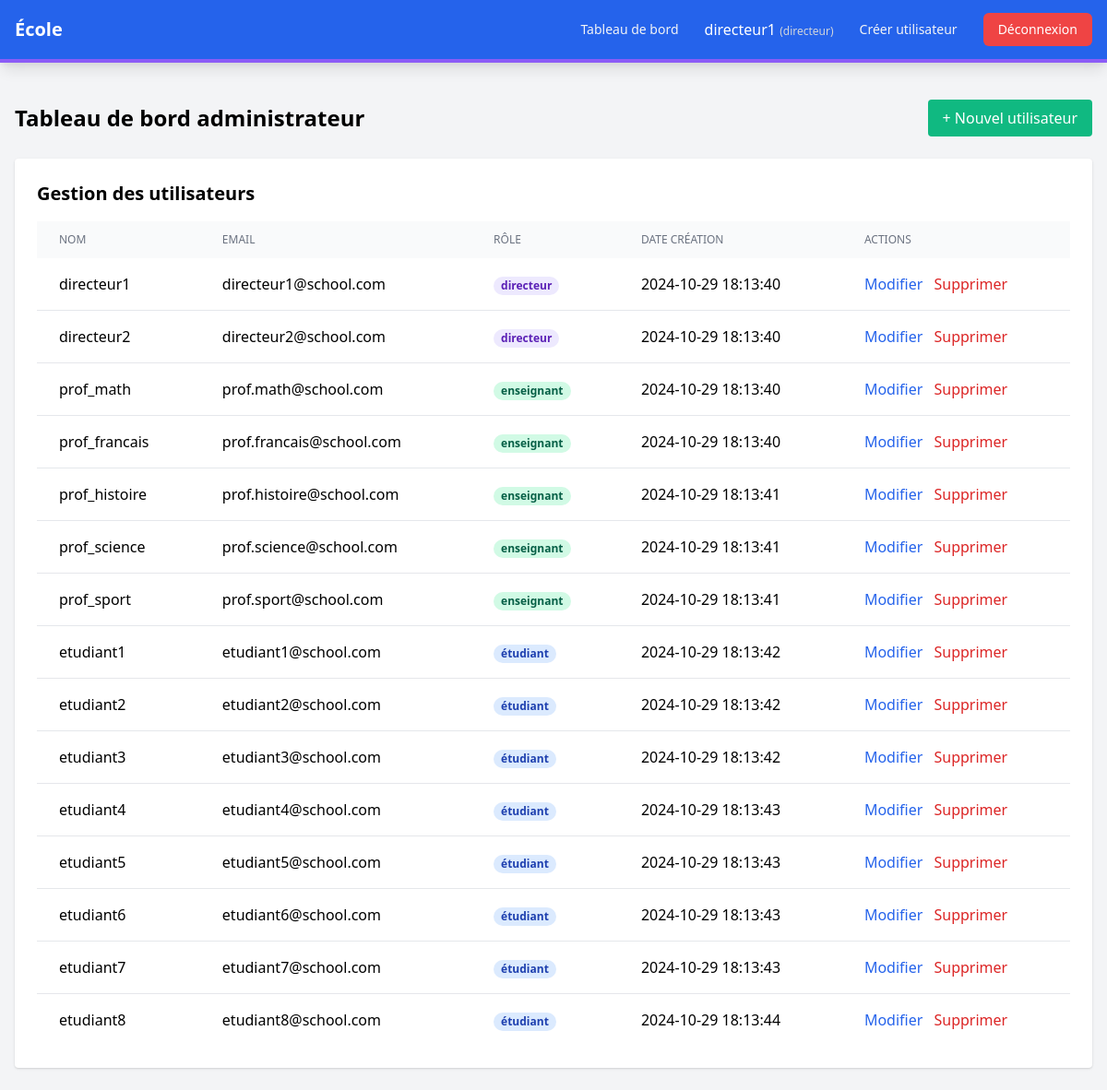
The app's page /dashboard (signed in) with its own data.
### tables this page shows
CREATE TABLE users (
        id INTEGER PRIMARY KEY AUTOINCREMENT,
        username TEXT UNIQUE NOT NULL,
        email TEXT UNIQUE NOT NULL,
        password TEXT NOT NULL,
        role TEXT NOT NULL,
        created_at DATETIME DEFAULT CURRENT_TIMESTAMP);

### interface.py (the view, shortened to what this page needs)
@app.route('/dashboard')
@login_required
def dashboard():
    role = session.get('role')
    conn = get_db_connection()
    if role == 'étudiant':
        notes = conn.execute('''
            SELECT notes.*, courses.title as course_title
            FROM notes
            JOIN courses ON notes.course_id = courses.id
            WHERE student_id = ?
        ''', (session['user_id'],)).fetchall()
        courses = conn.execute('SELECT * FROM courses').fetchall()
        return render_template('student_dashboard.html', notes=notes, courses=courses)
    elif role == 'enseignant':
        courses = conn.execute('SELECT * FROM courses WHERE teacher_id = ?',
                               (session['user_id'],)).fetchall()
        return render_template('teacher_dashboard.html', courses=courses)
    elif role == 'directeur':
        users = conn.execute('SELECT * FROM users').fetchall()
        courses = conn.execute('SELECT * FROM courses').fetchall()
        return render_template('admin_dashboard.html', users=users, courses=courses)
    conn.close()
    return redirect(url_for('login'))

### interface.py (called while the page is built)
def login_required(f):
    @wraps(f)
    def decorated_function(*args, **kwargs):
        if 'user_id' not in session:
            flash('Veuillez vous connecter pour accéder à cette page', 'error')
            return redirect(url_for('login'))
        return f(*args, **kwargs)
    return decorated_function

def get_db_connection():
    conn = sqlite3.connect('db_school.db')
    conn.row_factory = sqlite3.Row
    return conn

### templates/admin_dashboard.html
{% extends "base.html" %}
{% block content %}
<div class="space-y-6">
    <div class="flex justify-between items-center">
        <h2 class="text-2xl font-bold">Tableau de bord administrateur</h2>
        <a href="{{ url_for('register') }}"
           class="bg-green-500 text-white px-4 py-2 rounded hover:bg-green-600 focus:outline-none focus:ring-2 focus:ring-green-500 focus:ring-offset-2">
            + Nouvel utilisateur
        </a>
    </div>
    <div class="bg-white p-6 rounded shadow">
        <h3 class="text-xl font-semibold mb-4">Gestion des utilisateurs</h3>
        <div class="overflow-x-auto">
            <table class="min-w-full table-auto">
                <thead class="bg-gray-50">
                    <tr>
                        <th class="px-6 py-3 text-left text-xs font-medium text-gray-500 uppercase">Nom</th>
                        <th class="px-6 py-3 text-left text-xs font-medium text-gray-500 uppercase">Email</th>
                        <th class="px-6 py-3 text-left text-xs font-medium text-gray-500 uppercase">Rôle</th>
                        <th class="px-6 py-3 text-left text-xs font-medium text-gray-500 uppercase">Date création</th>
                        <th class="px-6 py-3 text-left text-xs font-medium text-gray-500 uppercase">Actions</th>
                    </tr>
                </thead>
                <tbody class="bg-white divide-y divide-gray-200">
                    {% for user in users %}
                    <tr>
                        <td class="px-6 py-4 whitespace-nowrap">{{ user.username }}</td>
                        <td class="px-6 py-4 whitespace-nowrap">{{ user.email }}</td>
                        <td class="px-6 py-4 whitespace-nowrap">
                            <span class="px-2 inline-flex text-xs leading-5 font-semibold rounded-full
                                       {% if user.role == 'directeur' %}bg-purple-100 text-purple-800
                                       {% elif user.role == 'enseignant' %}bg-green-100 text-green-800
                                       {% else %}bg-blue-100 text-blue-800{% endif %}">
                                {{ user.role }}
                            </span>
                        </td>
                        <td class="px-6 py-4 whitespace-nowrap">{{ user.created_at }}</td>
                        <td class="px-6 py-4 whitespace-nowrap space-x-2">
                            <button class="text-blue-600 hover:text-blue-900">Modifier</button>
                            <button class="text-red-600 hover:text-red-900">Supprimer</button>
                        </td>
                    </tr>
                    {% endfor %}
                </tbody>
            </table>
        </div>
    </div>
</div>
{% endblock %}

### templates/base.html (shortened to what this page needs)
<!DOCTYPE html>
<html lang="fr">
<head>
    <link href="https://cdn.jsdelivr.net/npm/tailwindcss@2.2.19/dist/tailwind.min.css" rel="stylesheet">
</head>
<body class="bg-gray-100">
    <nav class="bg-blue-600 shadow-lg">
        <div class="max-w-7xl mx-auto px-4">
            <div class="flex justify-between h-16">
                <div class="flex">
                    <div class="flex-shrink-0 flex items-center">
                        <a href="{{ url_for('index') }}" class="text-white text-xl font-bold">
                            École
                        </a>
                    </div>
                </div>
                {% if session.get('user_id') %}
                <div class="flex items-center space-x-4">
                    <a href="{{ url_for('dashboard') }}"
                       class="text-gray-100 hover:text-white px-3 py-2 rounded-md text-sm font-medium">
                        Tableau de bord
                    </a>
                    <div class="flex items-center space-x-4">
                        <div class="text-white">
                            <span class="font-medium">{{ session.get('username', '') }}</span>
                            <span class="text-gray-300 text-xs">({{ session.get('role', '') }})</span>
                        </div>
                        {% if session.get('role') == 'directeur' %}
                        <a href="{{ url_for('register') }}"
                           class="text-gray-100 hover:text-white hover:bg-blue-700 px-3 py-2 rounded-md text-sm font-medium">
                            Créer utilisateur
                        </a>
                        {% endif %}
                        <a href="{{ url_for('logout') }}"
                           class="bg-red-500 hover:bg-red-600 text-white px-4 py-2 rounded-md text-sm font-medium">
                            Déconnexion
                        </a>
                    </div>
                </div>
                {% endif %}
            </div>
        </div>
        {% if session.get('role') %}
        <div class="h-1 w-full
            {% if session.get('role') == 'directeur' %}bg-purple-500
            {% elif session.get('role') == 'enseignant' %}bg-green-500
            {% else %}bg-yellow-500{% endif %}">
        </div>
        {% endif %}
    </nav>
    <main class="max-w-7xl mx-auto px-4 py-6">
        {% block content %}{% endblock %}
    </main>
</body>
</html>

### records on screen
users: get "directeur1", username "directeur1", email "directeur1@school.com", role "directeur", created_at "2024-10-29 18:13:40"
users: username "directeur2", email "directeur2@school.com", role "directeur", created_at "2024-10-29 18:13:40"
users: username "prof_math", email "prof.math@school.com", role "enseignant", created_at "2024-10-29 18:13:40"
users: username "prof_francais", email "prof.francais@school.com", role "enseignant", created_at "2024-10-29 18:13:40"
users: username "prof_histoire", email "prof.histoire@school.com", role "enseignant", created_at "2024-10-29 18:13:41"
users: username "prof_science", email "prof.science@school.com", role "enseignant", created_at "2024-10-29 18:13:41"
users: username "prof_sport", email "prof.sport@school.com", role "enseignant", created_at "2024-10-29 18:13:41"
users: username "etudiant1", email "etudiant1@school.com", role "étudiant", created_at "2024-10-29 18:13:42"
users: username "etudiant2", email "etudiant2@school.com", role "étudiant", created_at "2024-10-29 18:13:42"
users: username "etudiant3", email "etudiant3@school.com", role "étudiant", created_at "2024-10-29 18:13:42"
users: username "etudiant4", email "etudiant4@school.com", role "étudiant", created_at "2024-10-29 18:13:43"
users: username "etudiant5", email "etudiant5@school.com", role "étudiant", created_at "2024-10-29 18:13:43"
users: username "etudiant6", email "etudiant6@school.com", role "étudiant", created_at "2024-10-29 18:13:43"
users: username "etudiant7", email "etudiant7@school.com", role "étudiant", created_at "2024-10-29 18:13:43"
users: username "etudiant8", email "etudiant8@school.com", role "étudiant", created_at "2024-10-29 18:13:44"

### other values on screen
{{ session.get('role', '') }} "directeur"
